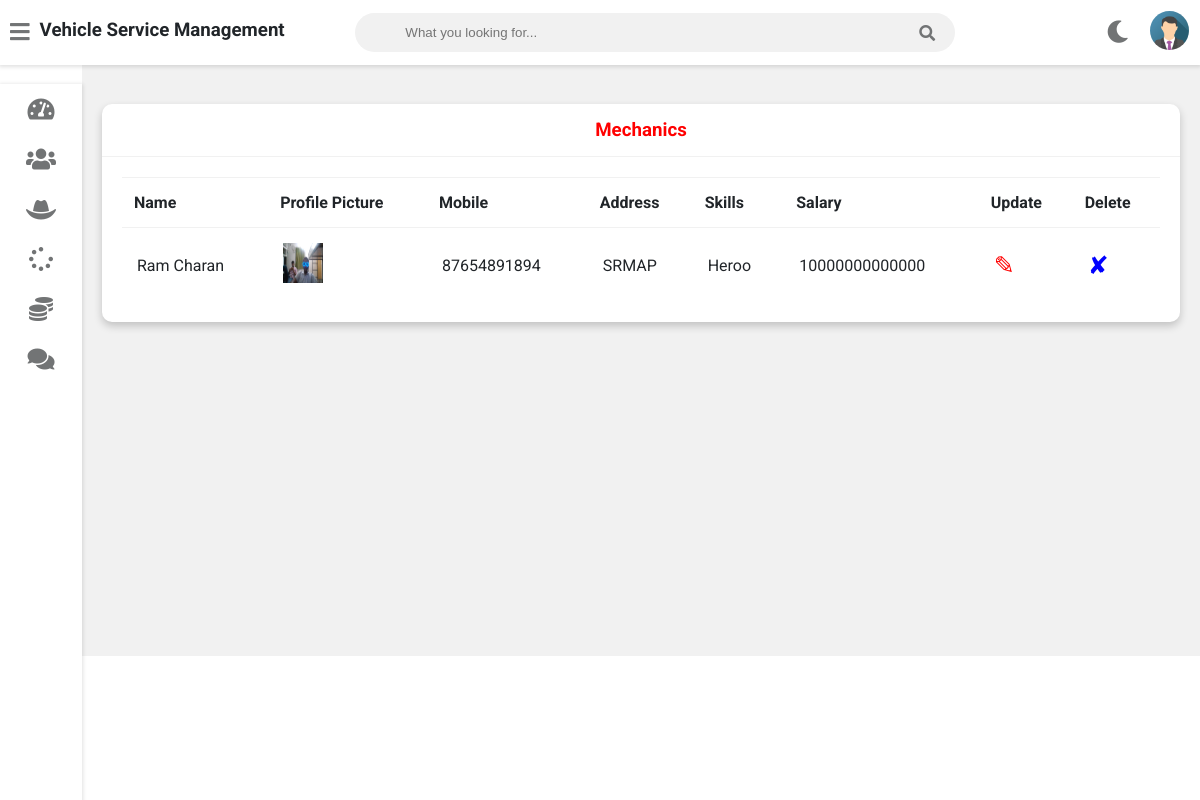
The page /admin-view-mechanic (signed in) on the database its author committed.
### vehicleserviceapp/models.py (models this page shows, shortened)
class Mechanic(models.Model):
    user=models.OneToOneField(User,on_delete=models.CASCADE)
    profile_pic= models.ImageField(upload_to='profile_pic/MechanicProfilePic/',null=True,blank=True)
    address = models.CharField(max_length=40)
    mobile = models.CharField(max_length=20,null=False)
    skill = models.CharField(max_length=500,null=True)
    salary=models.PositiveIntegerField(null=True)
    status=models.BooleanField(default=False)
    @property
    def get_name(self):
        return self.user.first_name+" "+self.user.last_name

### vehicleserviceapp/views.py (the view)
# urls.py: path('admin-view-mechanic',views.admin_view_mechanic_view,name='admin-view-mechanic'),
@login_required(login_url='adminlogin')
def admin_view_mechanic_view(request):
    mechanics=models.Mechanic.objects.all()
    return render(request,'vehicle/admin_view_mechanic.html',{'mechanics':mechanics})

### templates/vehicle/admin_view_mechanic.html
{% extends 'vehicle/adminbase.html' %}
{% block content %}
{% load static %}
	<div class="wrapper">
		<div class="row">
			<div class="col-12 col-m-12 col-sm-12">
				<div class="card">
					<div class="card-header">
						<h3 style="color:red; text-align:center" >Mechanics
						</h3>
					</div>
					<div class="card-content">
						<table>
							<thead>
                <tr>
                  <th>Name</th>
                  <th>Profile Picture</th>
                  <th>Mobile</th>
                  <th>Address</th>
                  <th>Skills</th>
                  <th>Salary</th>
                  <th>Update</th>
                  <th>Delete</th>
                </tr>
							</thead>
							<tbody>
              {% for m in mechanics %}
                <tr>
                  <td> {{m.get_name}}</td>
                  <td> <img src="{% if m.profile_pic %}{% static m.profile_pic.url %}{% endif %}" alt="Profile Pic" height="40px" width="40px" /></td>
                  <td>{{m.mobile}}</td>
                  <td>{{m.address}}</td>
                  <td>{{m.skill}}</td>
                  <td>{{m.salary}}</td>
                  <td><a  style="color:red; text-decoration:none;font-size:25px;" href="{% url 'update-mechanic' m.id  %}">&#9998;</a></td>
                  <td><a style="color:blue; text-decoration:none;font-size:25px;"href="{% url 'delete-mechanic' m.id  %}">&#10008;</a></td>
                </tr>
                {% endfor %}
							</tbody>
						</table>
					</div>
				</div>
			</div>
		</div>
<br><br><br><br><br><br><br><br><br><br><br><br><br><br><br><br>
	</div>
{% endblock content %}

### static/style.css (style rules this page uses)
:root { --primary-color: #4834d4; --success-color: #6ab04c; --warning-color: #f0932b; --danger-color: #eb4d4b; --light-color: #212529; --light-second-color: #727475; --light-background: #ffffff; --light-second-background: #f1f1f1; --dark-color: #909090; --dark-second-color: #f5f6fa; --dark-background: #23242D; --dark-second-background: #181818; }
.light { --main-bg-color: var(--light-background); --second-bg-color: var(--light-second-background); --main-color: var(--light-color); --second-color: var(--light-second-color); }
* { box-sizing: border-box; }
body { font-family: 'Roboto', sans-serif; background: var(--main-bg-color); color: var(--main-color); margin: 0; }
.wrapper { padding: 10px; margin-left: 82px; padding-top: 75px; background: var(--second-bg-color); transition: margin-left .5s; }
.row { display: flex; flex-wrap: wrap; flex-direction: row; }
.row:after, .row:before { box-sizing: border-box; }
[class*="col-"] { padding: 10px; }
@media only screen and (min-width: 600px) { .col-sm-12 { width: 100%; } }
@media only screen and (min-width: 768px) { .col-m-12 { width: 100%; } }
@media only screen and (min-width: 992px) { .col-12 { width: 100%; } }
.card { background: var(--main-bg-color); color: var(--main-color); border-radius: 10px; margin-bottom: 10px; box-shadow: 0 4px 8px 0 rgba(0,0,0,0.2); }
.card-header { padding: 15px 30px; border-bottom: 1px solid var(--second-bg-color); position: relative; }
.card-header h3 { margin: 0; }
.card-content { padding: 20px; overflow-x: auto; }
table { border-collapse: collapse; width: 100%; }
table td { border-top: 1px solid var(--second-bg-color); padding: 15px; }
table th { border-top: 1px solid var(--second-bg-color); border-bottom: 1px solid var(--second-bg-color); padding: 15px 12px; text-align: left; }

### rows shown on the page
Mechanic: get_name "Ram Charan", profile_pic (picture), mobile "87654891894", address "SRMAP", skill "Heroo", salary "10000000000000"
